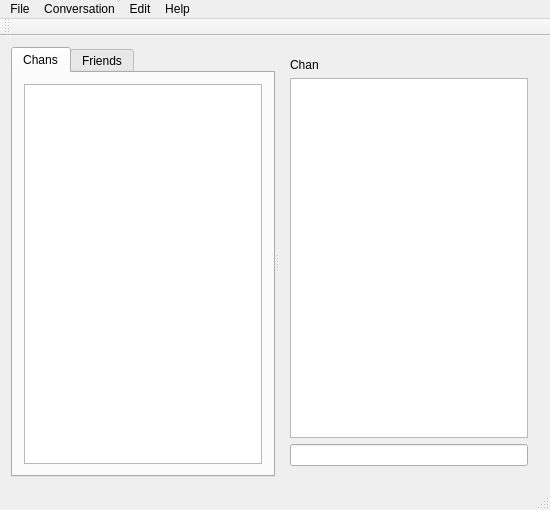
<?xml version="1.0" encoding="UTF-8"?>
<ui version="4.0">
 <class>MainWindow</class>
 <widget class="QMainWindow" name="MainWindow">
  <property name="geometry">
   <rect>
    <x>0</x>
    <y>0</y>
    <width>550</width>
    <height>510</height>
   </rect>
  </property>
  <property name="windowTitle">
   <string>MainWindow</string>
  </property>
  <widget class="QWidget" name="centralWidget">
   <layout class="QHBoxLayout" name="horizontalLayout">
    <item>
     <widget class="QSplitter" name="splitter">
      <property name="orientation">
       <enum>Qt::Horizontal</enum>
      </property>
      <widget class="QTabWidget" name="tabWidget">
       <property name="currentIndex">
        <number>0</number>
       </property>
       <widget class="QWidget" name="Chans">
        <attribute name="title">
         <string>Chans</string>
        </attribute>
        <layout class="QVBoxLayout" name="verticalLayout">
         <item>
          <widget class="QTreeWidget" name="ChanList">
           <property name="headerHidden">
            <bool>true</bool>
           </property>
          </widget>
         </item>
        </layout>
       </widget>
       <widget class="QWidget" name="Friends">
        <attribute name="title">
         <string>Friends</string>
        </attribute>
        <layout class="QVBoxLayout" name="verticalLayout_2">
         <item>
          <widget class="QTreeWidget" name="treeWidget_2">
           <attribute name="headerVisible">
            <bool>false</bool>
           </attribute>
           <attribute name="headerVisible">
            <bool>false</bool>
           </attribute>
           <column>
            <property name="text">
             <string notr="true">1</string>
            </property>
           </column>
          </widget>
         </item>
         <item>
          <layout class="QHBoxLayout" name="horizontalLayout_3">
           <item>
            <widget class="QPushButton" name="pushButton_2">
             <property name="text">
              <string>Add</string>
             </property>
            </widget>
           </item>
           <item>
            <widget class="QPushButton" name="pushButton">
             <property name="text">
              <string>Remove</string>
             </property>
            </widget>
           </item>
          </layout>
         </item>
        </layout>
       </widget>
      </widget>
      <widget class="QWidget" name="layoutWidget">
       <layout class="QVBoxLayout" name="verticalLayout_3">
        <item>
         <widget class="QLabel" name="label">
          <property name="text">
           <string>Chan</string>
          </property>
         </widget>
        </item>
        <item>
         <widget class="QPlainTextEdit" name="plainTextEdit">
          <property name="undoRedoEnabled">
           <bool>false</bool>
          </property>
          <property name="readOnly">
           <bool>true</bool>
          </property>
         </widget>
        </item>
        <item>
         <widget class="QLineEdit" name="lineEdit"/>
        </item>
       </layout>
      </widget>
     </widget>
    </item>
   </layout>
  </widget>
  <widget class="QMenuBar" name="menuBar">
   <property name="geometry">
    <rect>
     <x>0</x>
     <y>0</y>
     <width>550</width>
     <height>27</height>
    </rect>
   </property>
   <widget class="QMenu" name="menuFile">
    <property name="title">
     <string>File</string>
    </property>
    <addaction name="actionConnect"/>
    <addaction name="actionCreate_account"/>
    <addaction name="separator"/>
    <addaction name="actionQuit"/>
   </widget>
   <widget class="QMenu" name="menuEdit">
    <property name="title">
     <string>Edit</string>
    </property>
    <addaction name="separator"/>
    <addaction name="separator"/>
    <addaction name="actionPreferences"/>
   </widget>
   <widget class="QMenu" name="menuAbout">
    <property name="title">
     <string>Help</string>
    </property>
    <addaction name="actionHelp"/>
    <addaction name="separator"/>
    <addaction name="actionAbout_LiveJaming"/>
   </widget>
   <widget class="QMenu" name="menuChans">
    <property name="title">
     <string>Conversation</string>
    </property>
    <addaction name="actionNew_Chan"/>
    <addaction name="actionSearch_Chan"/>
    <addaction name="separator"/>
    <addaction name="actionNew_Room"/>
    <addaction name="actionSearch_Room"/>
   </widget>
   <addaction name="menuFile"/>
   <addaction name="menuChans"/>
   <addaction name="menuEdit"/>
   <addaction name="menuAbout"/>
  </widget>
  <widget class="QToolBar" name="mainToolBar">
   <attribute name="toolBarArea">
    <enum>TopToolBarArea</enum>
   </attribute>
   <attribute name="toolBarBreak">
    <bool>false</bool>
   </attribute>
  </widget>
  <widget class="QStatusBar" name="statusBar"/>
  <action name="actionConnect">
   <property name="text">
    <string>Connect</string>
   </property>
  </action>
  <action name="actionCreate_account">
   <property name="text">
    <string>Create account</string>
   </property>
  </action>
  <action name="actionQuit">
   <property name="text">
    <string>Quit</string>
   </property>
   <property name="shortcut">
    <string>Ctrl+Q</string>
   </property>
  </action>
  <action name="actionPreferences">
   <property name="text">
    <string>Preferences</string>
   </property>
  </action>
  <action name="actionHelp">
   <property name="text">
    <string>Help</string>
   </property>
   <property name="shortcut">
    <string>F1</string>
   </property>
  </action>
  <action name="actionAbout_LiveJaming">
   <property name="text">
    <string>About LiveJaming</string>
   </property>
  </action>
  <action name="actionSearch_Chan">
   <property name="text">
    <string>Search Chan</string>
   </property>
  </action>
  <action name="actionNew_Chan">
   <property name="text">
    <string>New Chan</string>
   </property>
  </action>
  <action name="actionNew_Room">
   <property name="text">
    <string>New Room</string>
   </property>
  </action>
  <action name="actionSearch_Room">
   <property name="text">
    <string>Search Room</string>
   </property>
   <property name="toolTip">
    <string>Search Room</string>
   </property>
  </action>
  <action name="actionDisconnect">
   <property name="text">
    <string>Disconnect</string>
   </property>
  </action>
 </widget>
 <layoutdefault spacing="6" margin="11"/>
 <resources/>
 <connections/>
</ui>
